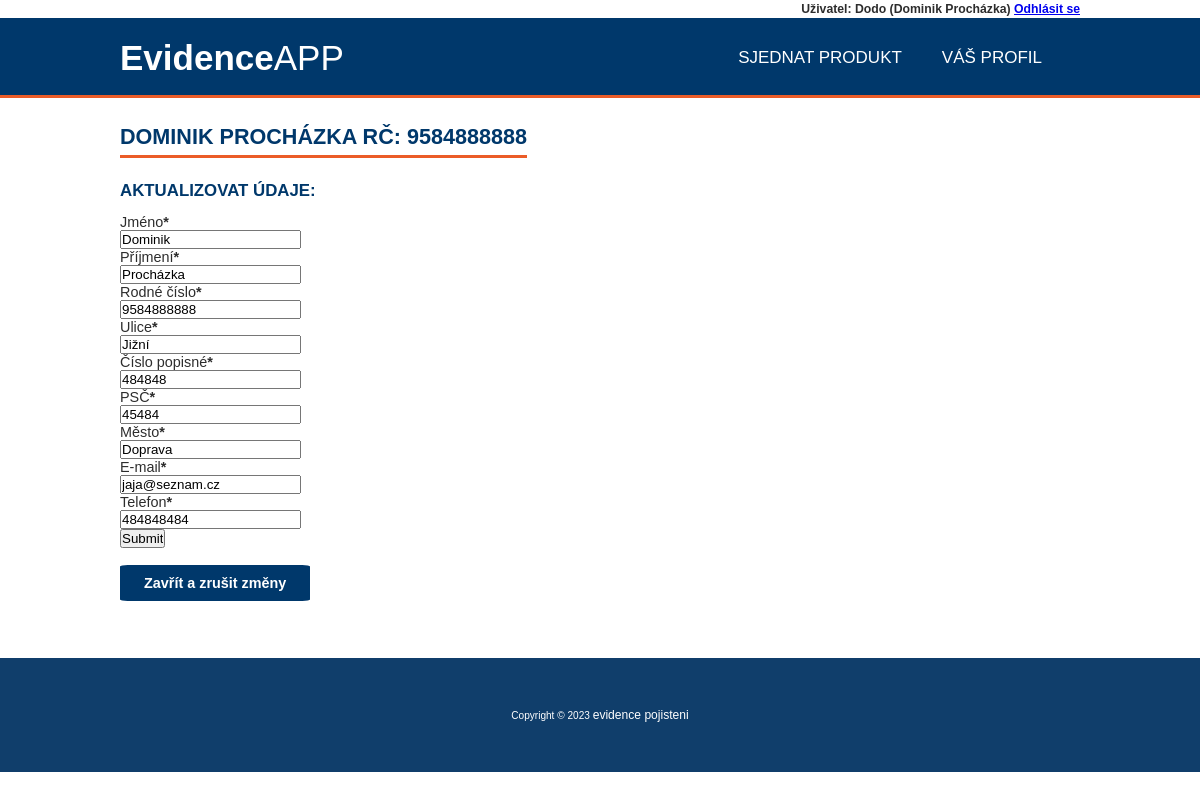
Screenshot of /update_klient/37 (signed in) with the database file from the repository.
### evidence_pojisteni/models.py (models this page shows)
class Klient(models.Model):
    user = models.OneToOneField(User, null=True, on_delete=models.CASCADE)
    jmeno = models.CharField(max_length=200, null=True, verbose_name='Jméno')
    prijmeni = models.CharField(max_length=180, null=True, verbose_name='Příjmení')
    rodne_cislo = models.CharField(max_length=10, validators=[rodne_cislo], null=True, unique=True, verbose_name='Rodné číslo')
    ulice = models.CharField(max_length=180, null=True, verbose_name='Ulice')
    cislo_popisne = models.CharField(max_length=15, null=True, verbose_name='Číslo popisné')
    psc = models.CharField(max_length=5, validators=[psc], null=True, verbose_name='PSČ')
    mesto = models.CharField(max_length=120, null=True, verbose_name='Město')
    e_mail = models.EmailField(max_length=120, null=True, unique=True, verbose_name='E-mail')
    telefon = models.CharField(max_length=9,validators=[telefon], null=True, unique=True, verbose_name='Telefon')
    date_created = models.DateTimeField(auto_now_add=True, null=True, verbose_name='Datum registrace')
    def __str__(self):
        return  f"{self.jmeno} {self.prijmeni} RČ: {self.rodne_cislo}"
    class Meta:
            verbose_name="Klient"
            verbose_name_plural="Klienti"

### evidence_pojisteni/views.py (the view)
# urls.py: path('update_klient/<str:pk>', views.updateKlient, name='update_klient'),
@login_required(login_url='login')
def updateKlient(request, pk):
    klient = Klient.objects.get(pk=pk)
    form = KlientForm(instance=klient)
    if request.method == 'POST':
        form = KlientForm(request.POST, instance=klient)
        if form.is_valid():
            form.save()
            messages.success(request, 'Klient byl úspěšně upraven')
            return redirect("klient", pk = klient.id)
    context = {'form':form, 'klient':klient}
    return render(request, 'evidence_pojisteni/update_klient.html', context)

### evidence_pojisteni/forms.py
class KlientForm(ModelForm):
    class Meta:
        model = Klient
        fields = '__all__'
        exclude = ['user']

### evidence_pojisteni/templates/evidence_pojisteni/update_klient.html (shortened to what this page needs)
{% extends "base.html" %}
{% load crispy_forms_tags %}
{% block content %}
<h2>{{klient}}</h2>
<h3>Aktualizovat údaje:</h3>
<form action="" method="POST">
    {{ form|crispy }}
    <input type="submit" name="POST">
</form>
<p><button class="tlacitko1 tlacitko" onclick="history.back()">Zavřít a zrušit změny</button></p>
{% endblock %}

### evidence_pojisteni/templates/base.html (shortened to what this page needs)
<!DOCTYPE html>
<html lang="cs-cz">
<head>
    {% load static %}
    <link rel="stylesheet" type="text/css" href=" {% static '/evidence_pojisteni/style.css' %} ">
    <link rel="stylesheet" href=" {% static '/evidence_pojisteni/grid.css' %} ">
    <link rel="stylesheet" href=" {% static '/evidence_pojisteni/all.css' %} ">
    <link rel="stylesheet" type="text/css" href=" {% static '/evidence_pojisteni/sheet.css' %} ">
    <link rel="stylesheet" href="https://use.fontawesome.com/releases/v5.6.1/css/all.css">
</head>
<body>
    <div class="user_panel">
        <span>Uživatel: {{request.user}} ({{request.user.klient.jmeno}} {{request.user.klient.prijmeni}})</span>
        <span><a href="{% url 'logout' %}">Odhlásit se</a></span>
    </div>
    <header id="header">
        <nav>
            <label class="logo"><span>Evidence</span>APP</label>
            <ul>
                {% url 'produkty' as produkty_url %}
                <li><a class="{% if request.path == produkty_url %}active{% endif %}" href="{% url 'produkty' %}">Sjednat produkt</a></li>
                {% url 'user_page' as user_url %}
                <li><a class="{% if request.path == user_url %}active{% endif %}" href="{% url 'user_page' %}">Váš profil</a></li>
            </ul>
        </nav>
    </header>
    <main id="centrovac" class="content">
        {% block content %}
        {% endblock %}
    </main>
    <footer>
        <p>Copyright © 2023 <a href="{% url 'home' %}">evidence pojisteni</a></p>
    </footer>
</body>
</html>

### evidence_pojisteni/static/evidence_pojisteni/style.css (style rules this page uses)
* { margin: 0 auto; padding: 0; box-sizing: border-box; font-family: Arial, Helvetica, sans-serif; }
body { font: 0.9em "Poppins"; color: #2d2d2d; box-sizing: border-box; }
#centrovac { width: 960px; margin: 0 auto; text-align: justify; }
p { margin:10px 0; }
.user_panel { max-width: 960px; text-align: end; color: #2d2d2d; font-size: 0.85em; font-weight: 200; margin: 0.15em auto; }
#header { background-color: #00386b; height: 80px; width: 100%; position: sticky; top: 0; z-index: 100; border-bottom: 3px solid #eb5c28; margin-bottom: 1.5em; }
nav { max-width: 960px; height: 80px; border-bottom: 3px solid #eb5c28; }
label.logo { color: white; font-size: 35px; line-height: 80px; }
span { font-weight: bold; }
nav ul { float: right; margin-right: 20px; }
nav ul li { display: inline-block; line-height: 80px; margin: 0px 5px; }
nav ul li a { color: white; font-size: 17px; text-transform: uppercase; padding: 7px 13px; text-decoration: none; }
#centrovac { max-width: 80%; margin: 0 auto; text-align: justify; }
h1, h2, h3 { color: #00386b; width: max-content; padding: 5px 0; font-weight: bold; text-transform: uppercase; margin: 0; }
h1, h2 { margin: 0; font-size: 1.5em; border-bottom: 3px solid #eb5c28; margin-bottom: 0.8em; margin-top: 0.5em; }
h3 { margin-bottom: 0.5em; }
.content { width: 80%; margin: auto; margin-top: 80px; margin-bottom: 80px; }
.tlacitko { border: none; border-radius: 4%; color: white; font-weight: bold; padding: 10px 24px; text-align: center; text-decoration: none; display: inline-block; font-size: 1em; margin-top: 0.5em; margin-bottom: 0.6em; }
.tlacitko1 { background-color: #00386b; }
footer { background-color: #103e6b; height: 20%; text-align: center; font-size: 0.7em; color: white; padding: 40px; margin-top: 4%; }
footer a { color: white; font-size: 1.2em; text-decoration: none; }
button { background-color: #ea3616; border: none; outline: none; color: white; padding: 10px 24px; font-size: 1em; font-weight: bold; margin-bottom: 0.6em; }

### rows the page displays
Klient: jmeno+prijmeni+rodne_cislo "DOMINIK PROCHÁZKA RČ: 9584888888", jmeno "Dominik", prijmeni "Procházka", rodne_cislo "9584888888", ulice "Jižní", cislo_popisne "484848", psc "45484", mesto "Doprava", e_mail "jaja@seznam.cz", telefon "484848484"

### other values shown
{{ request.user }} "Dodo"
{{ request.user.klient.jmeno }} "Dominik"
{{ request.user.klient.prijmeni }} "Procházka"
